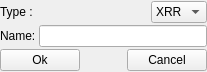
<?xml version="1.0" encoding="UTF-8"?>
<ui version="4.0">
 <class>Form</class>
 <widget class="QWidget" name="Form">
  <property name="geometry">
   <rect>
    <x>0</x>
    <y>0</y>
    <width>207</width>
    <height>72</height>
   </rect>
  </property>
  <property name="windowTitle">
   <string>Form</string>
  </property>
  <layout class="QVBoxLayout" name="verticalLayout">
   <property name="spacing">
    <number>0</number>
   </property>
   <property name="margin">
    <number>0</number>
   </property>
   <item>
    <widget class="QWidget" name="widget" native="true">
     <layout class="QHBoxLayout" name="horizontalLayout_3">
      <property name="spacing">
       <number>0</number>
      </property>
      <property name="margin">
       <number>0</number>
      </property>
      <item>
       <widget class="QLabel" name="label_2">
        <property name="text">
         <string>Type :</string>
        </property>
       </widget>
      </item>
      <item>
       <spacer name="horizontalSpacer_2">
        <property name="orientation">
         <enum>Qt::Horizontal</enum>
        </property>
        <property name="sizeHint" stdset="0">
         <size>
          <width>40</width>
          <height>20</height>
         </size>
        </property>
       </spacer>
      </item>
      <item>
       <widget class="QComboBox" name="type_combo">
        <item>
         <property name="text">
          <string>XRR</string>
         </property>
        </item>
        <item>
         <property name="text">
          <string>XRF</string>
         </property>
        </item>
       </widget>
      </item>
     </layout>
    </widget>
   </item>
   <item>
    <widget class="QWidget" name="widget_2" native="true">
     <layout class="QHBoxLayout" name="horizontalLayout_2">
      <property name="spacing">
       <number>0</number>
      </property>
      <property name="margin">
       <number>0</number>
      </property>
      <item>
       <widget class="QLabel" name="label">
        <property name="text">
         <string>Name: </string>
        </property>
       </widget>
      </item>
      <item>
       <widget class="QLineEdit" name="name_edit"/>
      </item>
     </layout>
    </widget>
   </item>
   <item>
    <widget class="QWidget" name="widget_3" native="true">
     <layout class="QHBoxLayout" name="horizontalLayout">
      <property name="spacing">
       <number>0</number>
      </property>
      <property name="margin">
       <number>0</number>
      </property>
      <item>
       <widget class="QPushButton" name="validate_button">
        <property name="text">
         <string>Ok</string>
        </property>
       </widget>
      </item>
      <item>
       <spacer name="horizontalSpacer">
        <property name="orientation">
         <enum>Qt::Horizontal</enum>
        </property>
        <property name="sizeHint" stdset="0">
         <size>
          <width>40</width>
          <height>20</height>
         </size>
        </property>
       </spacer>
      </item>
      <item>
       <widget class="QPushButton" name="cancel_button">
        <property name="text">
         <string>Cancel</string>
        </property>
       </widget>
      </item>
     </layout>
    </widget>
   </item>
  </layout>
 </widget>
 <resources/>
 <connections/>
</ui>
